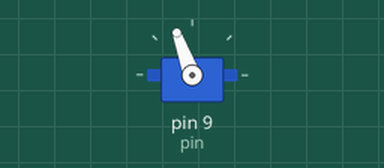
Simulated run of this sketch. Board: Arduino Uno, built with avr-gcc and run on an emulated ATmega328P. Parts: servo.

Above: at 1.1 s.
At 4.6 s:
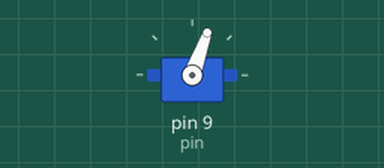
At 6.1 s:
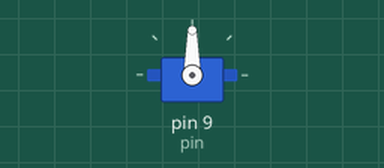
Timing chart, 0 to 7.6 s (numbered marks = the images above):
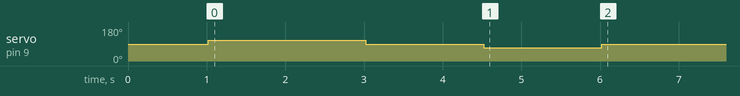

The sketch:

Example_ESC_Arming_Code.ino
```cpp
#include <Servo.h>

Servo myServo;
int pin=9;
void setup()
{
  myServo.attach(9);
  delay(1000);
  pinMode(pin,OUTPUT);
  digitalWrite(pin,HIGH);
  delay(12);
  digitalWrite(pin,LOW);
  delay(8.5);

  myServo.write(110);
  delay(2000);
  myServo.write(90);
  delay(1500);
  myServo.write(70);
  delay(1500);
  myServo.write(90);


//  myServo.write();
//  delay(11);
//  myServo.write(180);
//  delay(11);
//  myServo.write(90);

}

void loop()
{
//analogWrite(pin,127);
//myServo.write(110);
//
//digitalWrite(pin,HIGH);
//delay(1.5);
//digitalWrite(pin,LOW);
//delay(8.5);

}
```

Measured:
- by itself, servo on pin 9 (pin): 90° → 110° at 1.0 s, → 90° 2.0 s later, → 70° 1.5 s later, → 90° 1.5 s later
